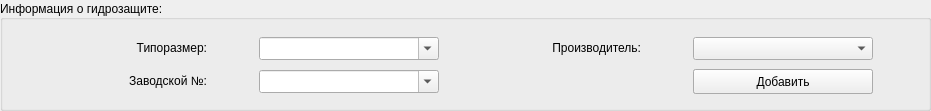
     <widget class="QGroupBox" name="groupSealInfo">
      <property name="geometry">
       <rect>
        <x>400</x>
        <y>10</y>
        <width>931</width>
        <height>111</height>
       </rect>
      </property>
      <property name="title">
       <string>Информация о гидрозащите:</string>
      </property>
      <property name="alignment">
       <set>Qt::AlignLeading|Qt::AlignLeft|Qt::AlignVCenter</set>
      </property>
      <widget class="QWidget" name="gridLayoutWidget">
       <property name="geometry">
        <rect>
         <x>10</x>
         <y>30</y>
         <width>911</width>
         <height>71</height>
        </rect>
       </property>
       <layout class="QGridLayout" name="gridSealInfo" rowstretch="0,0" columnstretch="1,0,0,0">
        <property name="horizontalSpacing">
         <number>5</number>
        </property>
        <property name="verticalSpacing">
         <number>2</number>
        </property>
        <item row="0" column="1">
         <widget class="QComboBox" name="cmbType">
          <property name="enabled">
           <bool>true</bool>
          </property>
          <property name="sizePolicy">
           <sizepolicy hsizetype="Expanding" vsizetype="Preferred">
            <horstretch>0</horstretch>
            <verstretch>0</verstretch>
           </sizepolicy>
          </property>
          <property name="minimumSize">
           <size>
            <width>180</width>
            <height>23</height>
           </size>
          </property>
          <property name="maximumSize">
           <size>
            <width>180</width>
            <height>23</height>
           </size>
          </property>
          <property name="toolTip">
           <string>Типоразмер</string>
          </property>
          <property name="editable">
           <bool>true</bool>
          </property>
         </widget>
        </item>
        <item row="1" column="3">
         <widget class="QWidget" name="widget_7" native="true">
          <property name="sizePolicy">
           <sizepolicy hsizetype="Fixed" vsizetype="Fixed">
            <horstretch>0</horstretch>
            <verstretch>0</verstretch>
           </sizepolicy>
          </property>
          <property name="minimumSize">
           <size>
            <width>180</width>
            <height>25</height>
           </size>
          </property>
          <property name="maximumSize">
           <size>
            <width>180</width>
            <height>25</height>
           </size>
          </property>
          <widget class="QPushButton" name="btnSeal_New">
           <property name="geometry">
            <rect>
             <x>0</x>
             <y>0</y>
             <width>180</width>
             <height>25</height>
            </rect>
           </property>
           <property name="sizePolicy">
            <sizepolicy hsizetype="Maximum" vsizetype="Fixed">
             <horstretch>0</horstretch>
             <verstretch>0</verstretch>
            </sizepolicy>
           </property>
           <property name="minimumSize">
            <size>
             <width>180</width>
             <height>25</height>
            </size>
           </property>
           <property name="maximumSize">
            <size>
             <width>180</width>
             <height>25</height>
            </size>
           </property>
           <property name="text">
            <string>Добавить</string>
           </property>
          </widget>
          <widget class="QPushButton" name="btnSeal_Save">
           <property name="geometry">
            <rect>
             <x>0</x>
             <y>0</y>
             <width>100</width>
             <height>25</height>
            </rect>
           </property>
           <property name="sizePolicy">
            <sizepolicy hsizetype="Maximum" vsizetype="Fixed">
             <horstretch>0</horstretch>
             <verstretch>0</verstretch>
            </sizepolicy>
           </property>
           <property name="minimumSize">
            <size>
             <width>100</width>
             <height>25</height>
            </size>
           </property>
           <property name="maximumSize">
            <size>
             <width>100</width>
             <height>25</height>
            </size>
           </property>
           <property name="text">
            <string>Сохранить</string>
           </property>
          </widget>
          <widget class="QPushButton" name="btnSeal_Cancel">
           <property name="geometry">
            <rect>
             <x>100</x>
             <y>0</y>
             <width>80</width>
             <height>25</height>
            </rect>
           </property>
           <property name="minimumSize">
            <size>
             <width>80</width>
             <height>25</height>
            </size>
           </property>
           <property name="maximumSize">
            <size>
             <width>85</width>
             <height>25</height>
            </size>
           </property>
           <property name="text">
            <string>Отмена</string>
           </property>
          </widget>
          <zorder>btnSeal_Save</zorder>
          <zorder>btnSeal_Cancel</zorder>
          <zorder>btnSeal_New</zorder>
         </widget>
        </item>
        <item row="0" column="0">
         <widget class="QLabel" name="lbl2">
          <property name="sizePolicy">
           <sizepolicy hsizetype="Fixed" vsizetype="Fixed">
            <horstretch>0</horstretch>
            <verstretch>0</verstretch>
           </sizepolicy>
          </property>
          <property name="minimumSize">
           <size>
            <width>150</width>
            <height>20</height>
           </size>
          </property>
          <property name="maximumSize">
           <size>
            <width>150</width>
            <height>20</height>
           </size>
          </property>
          <property name="text">
           <string>Типоразмер:</string>
          </property>
          <property name="alignment">
           <set>Qt::AlignRight|Qt::AlignTrailing|Qt::AlignVCenter</set>
          </property>
         </widget>
        </item>
        <item row="1" column="1">
         <widget class="QComboBox" name="cmbSerial">
          <property name="enabled">
           <bool>true</bool>
          </property>
          <property name="sizePolicy">
           <sizepolicy hsizetype="Expanding" vsizetype="Preferred">
            <horstretch>0</horstretch>
            <verstretch>0</verstretch>
           </sizepolicy>
          </property>
          <property name="minimumSize">
           <size>
            <width>180</width>
            <height>23</height>
           </size>
          </property>
          <property name="maximumSize">
           <size>
            <width>180</width>
            <height>23</height>
           </size>
          </property>
          <property name="toolTip">
           <string>Заводской номер</string>
          </property>
          <property name="editable">
           <bool>true</bool>
          </property>
         </widget>
        </item>
        <item row="0" column="3">
         <widget class="QComboBox" name="cmbProducer">
          <property name="enabled">
           <bool>true</bool>
          </property>
          <property name="sizePolicy">
           <sizepolicy hsizetype="Preferred" vsizetype="Fixed">
            <horstretch>0</horstretch>
            <verstretch>0</verstretch>
           </sizepolicy>
          </property>
          <property name="minimumSize">
           <size>
            <width>180</width>
            <height>23</height>
           </size>
          </property>
          <property name="maximumSize">
           <size>
            <width>181</width>
            <height>23</height>
           </size>
          </property>
          <property name="toolTip">
           <string>Производитель</string>
          </property>
         </widget>
        </item>
        <item row="1" column="0">
         <widget class="QLabel" name="lbl3">
          <property name="sizePolicy">
           <sizepolicy hsizetype="Fixed" vsizetype="Fixed">
            <horstretch>0</horstretch>
            <verstretch>0</verstretch>
           </sizepolicy>
          </property>
          <property name="minimumSize">
           <size>
            <width>150</width>
            <height>20</height>
           </size>
          </property>
          <property name="maximumSize">
           <size>
            <width>150</width>
            <height>20</height>
           </size>
          </property>
          <property name="text">
           <string>Заводской №:</string>
          </property>
          <property name="alignment">
           <set>Qt::AlignRight|Qt::AlignTrailing|Qt::AlignVCenter</set>
          </property>
         </widget>
        </item>
        <item row="0" column="2">
         <widget class="QLabel" name="lbl1">
          <property name="sizePolicy">
           <sizepolicy hsizetype="Fixed" vsizetype="Fixed">
            <horstretch>0</horstretch>
            <verstretch>0</verstretch>
           </sizepolicy>
          </property>
          <property name="minimumSize">
           <size>
            <width>150</width>
            <height>20</height>
           </size>
          </property>
          <property name="maximumSize">
           <size>
            <width>150</width>
            <height>20</height>
           </size>
          </property>
          <property name="text">
           <string>Производитель:</string>
          </property>
          <property name="alignment">
           <set>Qt::AlignRight|Qt::AlignTrailing|Qt::AlignVCenter</set>
          </property>
         </widget>
        </item>
       </layout>
      </widget>
     </widget>
